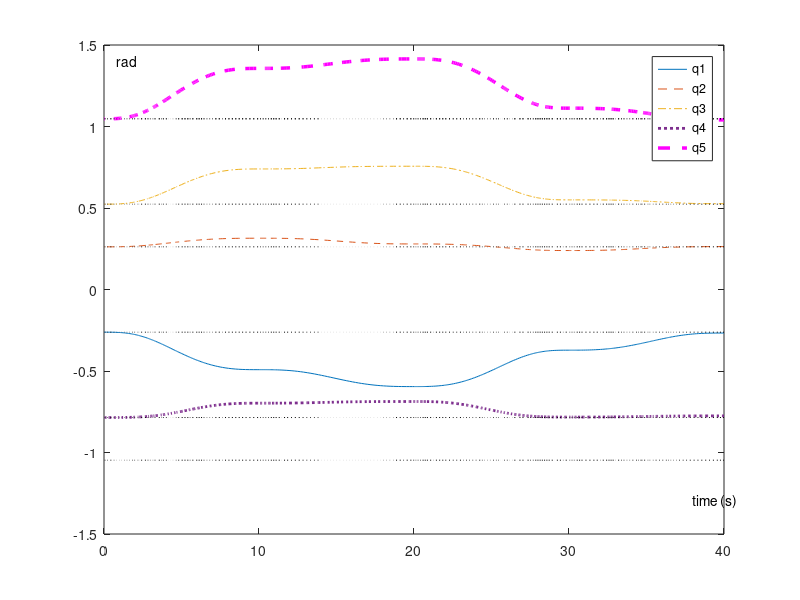
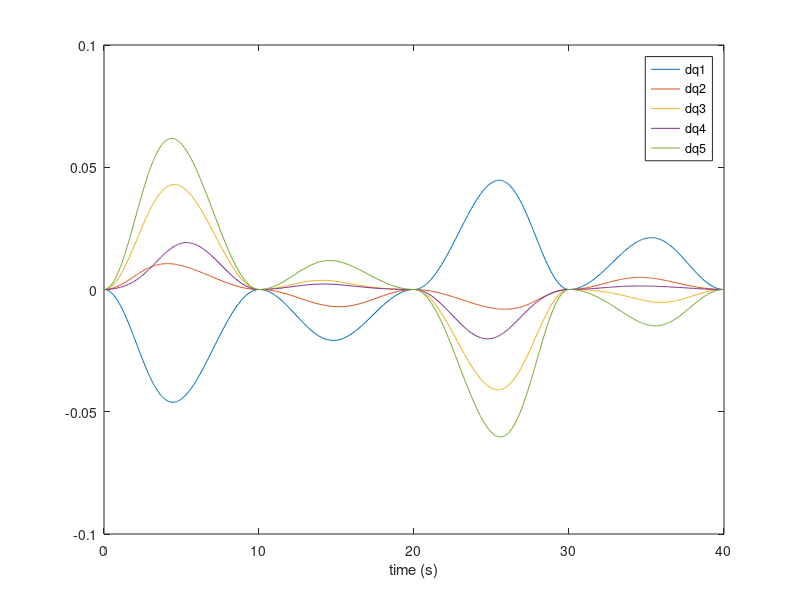
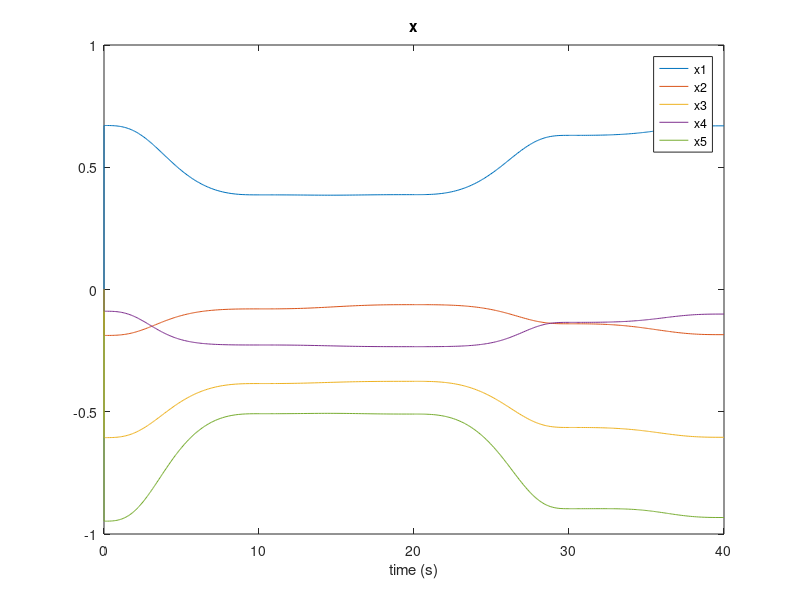
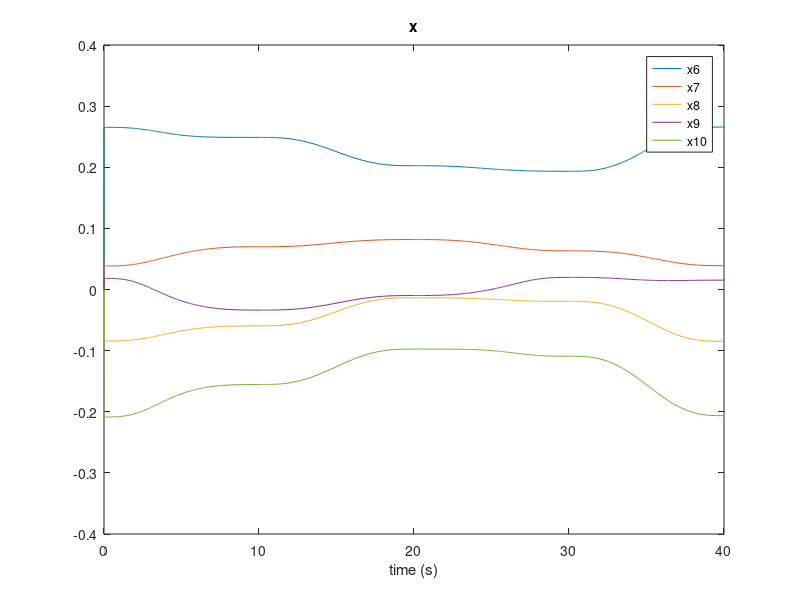

Source code (MATLAB) for these figures, in order: (Note: this script raises an error after producing the figures.)
clear all;
format long;
% global n m n1 n3m1 sBound A bP b dP dM In3m1 T mu radiusXY0 angleXY0 qP qM qDp qDm beta q0;
load SYSdata;

load SRDdata1;
load SRDdata2;
load SRDdata3;


%==plotting angles==

figure;
plot(t,qAll(:,1),'-',t,qAll(:,2),'--',t,qAll(:,3),'-.',t,qAll(:,4),':','linewidth',2);
hold on;
plot(t,qAll(:,5),'m--','linewidth',2.5)
text(38,-1.3,'time (s)')
text(0.8,1.4,'rad')
plot(t,-pi/12*ones(length(t),1),'k:');
plot(t,pi/12*ones(length(t),1),'k:');
plot(t,pi/6*ones(length(t),1),'k:');
plot(t,-pi/4*ones(length(t),1),'k:');
plot(t,pi/3*ones(length(t),1),'k:');
plot(t,pi/3*ones(length(t),1),'k:');
plot(t,-pi/3*ones(length(t),1),'k:');
legend('q1','q2','q3','q4','q5');

figure;
plot(t,dqAll);hold on;
xlabel('time (s)');
legend('dq1','dq2','dq3','dq4','dq5');

figure;
plot(t,xAll(:,1:5));hold on;
xlabel('time (s)');
title('x');
legend('x1','x2','x3','x4','x5');

figure;
plot(t,xAll(:,6:10));hold on;
xlabel('time (s)');
title('x');
legend('x6','x7','x8','x9','x10');

%==plotting 3d trajectories of joints==
figure;
grid on;
plot(j1px,j1py);hold on;
plot(j2px,j2py);hold on;
plot(j3px,j3py);hold on;
plot(j4px,j4py);hold on;
plot(j5px,j5py);hold on;
plot(j6px,j6py);hold on;

xlabel('time (s)');
title('joints Position');
legend('X','Y');

%==plotting end effector
figure;
plot(t,j6px,t,j6py);hold on;
xlabel('time (s)');
title('End Effector Position');
legend('X','Y');

figure;
plot(t,dposx,t,dposy);
xlabel('time (s)');
title('End Effector Velocity');
legend('dX','dY');

figure;
plot(t,erposx,t,erposy);
title('Position Error');
xlabel('time (s)');
legend('ex','ey');

figure;
plot(t,erdposx,t,erdposy);
title('Velocity Error');
xlabel('time (s)');
legend('edx','edy');

figure;
plot(j6px,j6py);
grid on;
hold on;
plot(rx,ry);
hold on;
xlabel('x');
ylabel('y');

[Ppx,Ppy]=position(qAll(1,:));
pos_initial=[Ppx Ppy]
[Ppx,Ppy]=position(qAll(length(t),:));
pos_final=[Ppx Ppy]
error=pos_initial-pos_final
